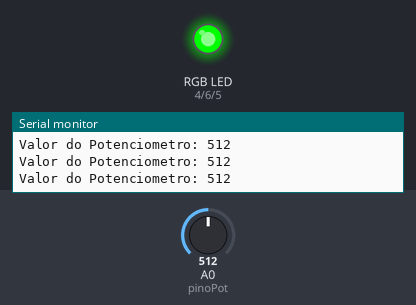
A sketch run on a simulated Arduino Uno, built with avr-gcc and run on an emulated ATmega328P. Parts: an RGB LED mixed from three pins (HIGH = lit), the last lines printed to the serial monitor. The test bench sets the inputs (shaded band); at power-on: A0 (pinoPot) = 512.

Above: at 1.2 s.
1.3 s: A0 (pinoPot) set to 427
2.8 s: A0 (pinoPot) set to 393
At 3.7 s:
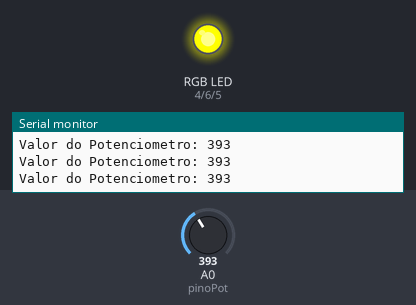
4.3 s: A0 (pinoPot) set to 220
5.8 s: A0 (pinoPot) set to 187
At 6.5 s:
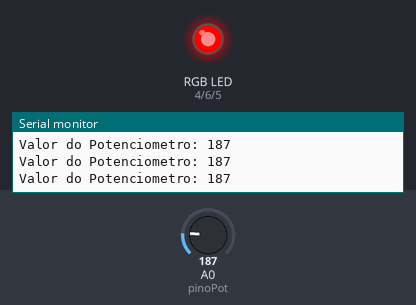
7.3 s: A0 (pinoPot) set to 625
At 7.9 s:
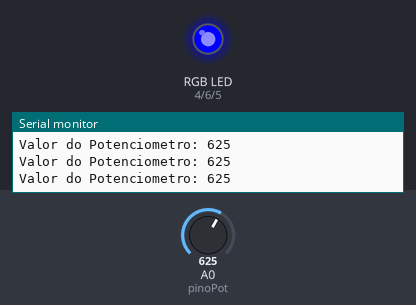
8.8 s: A0 (pinoPot) set to 605
At 9.3 s:
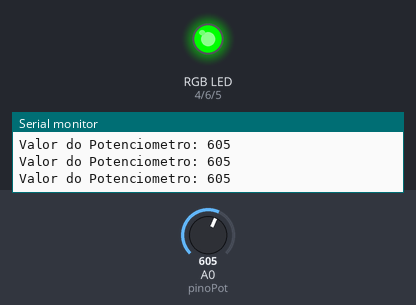
Timing chart, 0 to 11.3 s (numbered marks = the images above; inputs shaded):
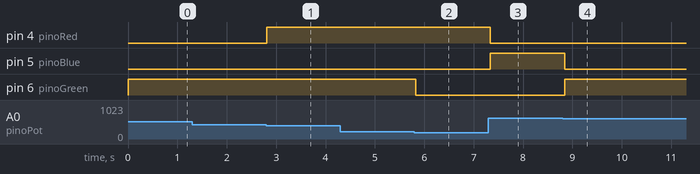

Measured:
- the behaviour switches between 410 and 409 on A0 (pinoPot) (found by bisection; images 0 and 1)
- the behaviour switches between 205 and 204 on A0 (pinoPot) (found by bisection; images 1 and 2)
- the behaviour switches between 615 and 614 on A0 (pinoPot) (found by bisection; images 3 and 4)
- after the input at 2.8 s, pin 4 (pinoRed): LOW → HIGH at once
- after the input at 5.8 s, pin 6 (pinoGreen): HIGH → LOW at once
- after the input at 7.3 s, pin 4 (pinoRed): HIGH → LOW at once; pin 5 (pinoBlue): LOW → HIGH at once
- after the input at 8.8 s, pin 5 (pinoBlue): HIGH → LOW at once; pin 6 (pinoGreen): LOW → HIGH at once

The sketch:

Aula_06.ino
```cpp
// Definição dos pinos do LED RGB
const int pinoRed = 4;
const int pinoGreen = 6;
const int pinoBlue = 5;

// Pino do Potenciômetro
const int pinoPot = A0;

// Variável para armazenar o valor lido do potenciômetro
int valorPot = 0;

void setup() {
  // Configura os pinos do LED como saídas
  pinMode(pinoRed, OUTPUT);
  pinMode(pinoGreen, OUTPUT);
  pinMode(pinoBlue, OUTPUT);

  // Inicia a comunicação serial
  Serial.begin(9600);
}

void loop() {
  // Leitura analógica da posição do potenciômetro (0 a 1023)
  valorPot = analogRead(pinoPot);

  // Exibe o valor no Monitor Serial
  Serial.print("Valor do Potenciometro: ");
  Serial.println(valorPot);

  // Seleção de cores dividida em 5 faixas iguais (~204 para cada etapa):
  if (valorPot < 205) {
    // Faixa 1 (0 a 204): Vermelho
    acenderCor(HIGH, LOW, LOW);
  }
  else if (valorPot < 410) {
    // Faixa 2 (205 a 409): Amarelo (Vermelho + Verde)
    acenderCor(HIGH, HIGH, LOW);
  }
  else if (valorPot < 615) {
    // Faixa 3 (410 a 614): Verde
    acenderCor(LOW, HIGH, LOW);
  }
  else if (valorPot < 820) {
    // Faixa 4 (615 a 819): Azul
    acenderCor(LOW, LOW, HIGH);
  }
  else {
    // Faixa 5 (820 a 1023): Roxo / Magenta (Vermelho + Azul)
    acenderCor(HIGH, LOW, HIGH);
  }

  delay(100); // Pequena pausa para estabilização da leitura
}

// Função auxiliar para definir os estados das cores
void acenderCor(int estadoRed, int estadoGreen, int estadoBlue) {
  digitalWrite(pinoRed, estadoRed);
  digitalWrite(pinoGreen, estadoGreen);
  digitalWrite(pinoBlue, estadoBlue);
}
```
